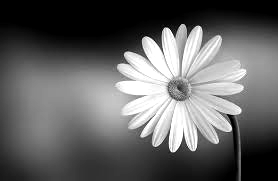
#> input picture 17JE003548_3/sample1.png, 278 x 181 px, found by its file name
$ python 1.py
#> lines starting #> are read from the running program, lines starting #| are printed output that depends on the picture; after the words box and inside, x2 and y2 are one past the last pixel; in counts of white or black regions, pixels touching at a corner belong together
# -*- coding: utf-8 -*-
"""
Created on Thu Jan 21 14:38:23 2021

@author: Abhi
"""
import cv2
import statistics as st
img=cv2.imread("img/sample1.png",0)
#> img is the input picture: shape (181, 278); min 0, max 255, mean 98.4

cv2.imshow("image",img)
cv2.waitKey(0)
cv2.destroyAllWindows()

h,v=img.shape
#> h = 181; v = 278


############################ BW ########################################

def gray_to_bin(img,th):
#> called with th = 170
    for i in range(h):
        for j in range(v):
            if img[i][j]>=th:
                img[i][j]=255
            else:
                img[i][j]=0
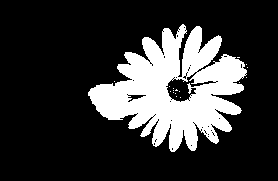
#> img: shape (181, 278); 21.4% white; 17 white regions (16 under 20 px), largest, box (x1, y1, x2, y2) and area: (88, 24, 247, 152) 10747
    return img

bwimg=img.copy()

bwimg=gray_to_bin(bwimg,170)
cv2.imshow("image",bwimg)
cv2.waitKey(0)
cv2.destroyAllWindows()

############################## MAX Component and Rectangle #######################################

def com(img):
    mnr,mnc,mxr,mxc,mx=0,0,0,0,0
    for i in range(len(img)):
        for j in range(len(img[0])):
            c,p,q,r,s=0,10000,10000,0,0
            if img[i][j] == 255:
                dfs(img, i, j,c,p,q,r,s)
                if c>mx:
                    mx=c
                    mnr,mnc,mxr,mxc=p,q,r,s
#> this loop made 25 passes
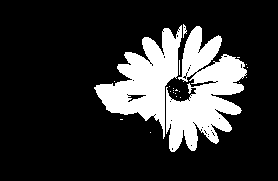
#> img: shape (181, 278); 19.4% white; 22 white regions (19 under 20 px), largest, box (x1, y1, x2, y2) and area: (166, 26, 247, 152) 5449, (94, 25, 182, 139) 4246, (183, 24, 187, 38) 31
#> after the loop, mnc = 0; mnr = 0; mx = 0; mxc = 0; mxr = 0
    return mx,mnr,mnc,mxr,mxc


#> (the run stopped early here; a loop or call above may not have finished)

$ run again, with 17JE003548_3/sample2.png copied over 17JE003548_3/sample1.png
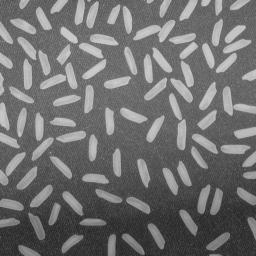
#> input picture 17JE003548_3/sample2.png, 256 x 256 px, found by its file name
#> img is the input picture: shape (256, 256); min 40, max 204, mean 111.2
#> after the loop in gray_to_bin, `for i in range(h):`:
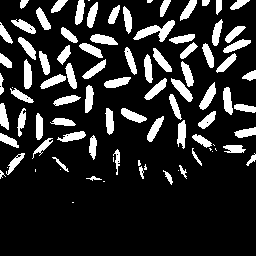
#> img: shape (256, 256); 16.7% white; 91 white regions (16 under 20 px), largest, box (x1, y1, x2, y2) and area: (133, 20, 175, 42) 374, (171, 78, 193, 102) 215, (199, 82, 216, 110) 214
#> the loop in com, `for i in range(len(img)):` made 256 passes
#> after the loop `for i in range(h-k):`:
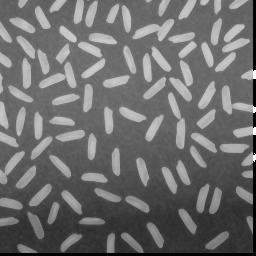
#> bwimg: shape (256, 256); min 0, max 255, mean 108.9
